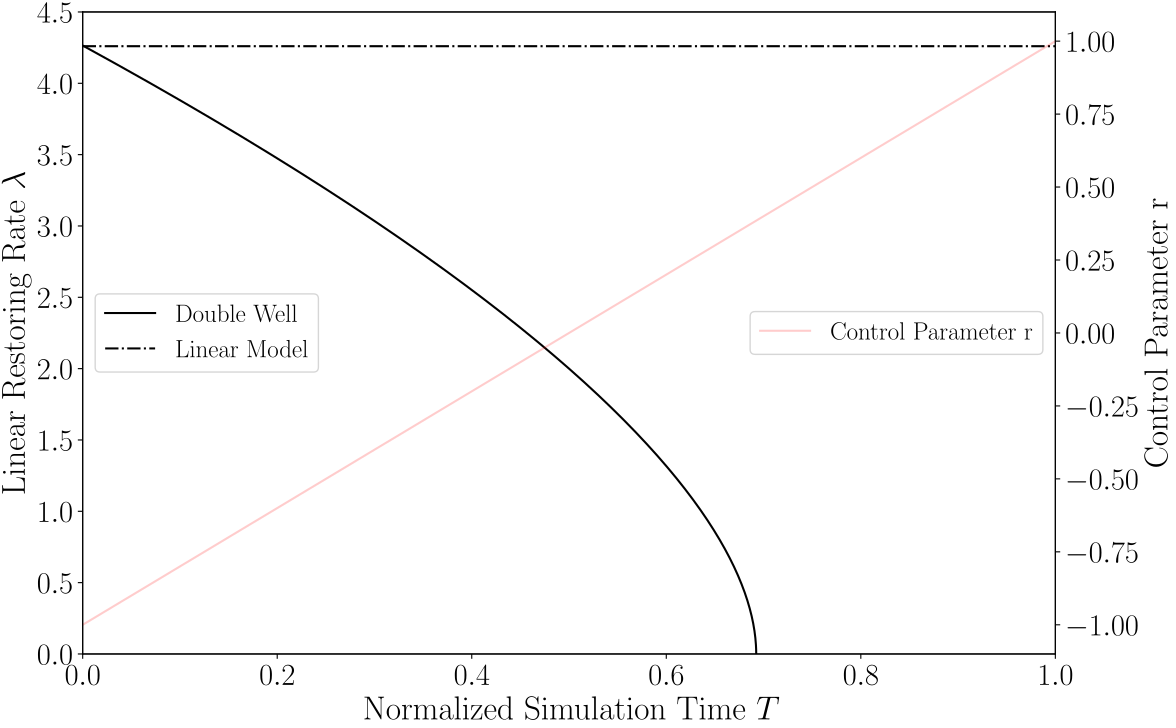

Python code for this plot:
# -*- coding: utf-8 -*-
"""
Created on Fri Oct  1 13:59:22 2021

@author: boettner
"""

import numpy as np

t_len = 10000

# control parameter spaces
r_dw = np.linspace(-1, 1, t_len)
r_sp = np.linspace(-4.26, 1.9, t_len)

# roots
dw_roots = []
for r in r_dw:
    dw_roots.append(np.polynomial.polynomial.polyroots([r,1,0,-1])[0])  
dw_roots = np.array(dw_roots); dw_roots[np.iscomplex(dw_roots)] = np.nan
dw_roots = np.real(dw_roots)

sp_roots = np.zeros(t_len); sp_roots[np.where(r_sp>0)] = np.nan

# lambdas
l_dw  = - (-3*dw_roots**2 + 1)
l_sp  = - (-5*sp_roots**5 + 3*sp_roots**2 + r_sp)
l2_dw = - (-6*dw_roots)
l3_sp = - np.linspace(6,6,np.argmax(r_sp>0))

# order of magnitude comparison for higher orders
x_dw = (9*dw_roots**2-1)/(6*dw_roots)     # second order
x_sp = np.sqrt(-r_sp[np.where(r_sp<0)]/6) # third order

from matplotlib import rc_file
rc_file(r'C:\Users\boettner\Google Drive\Uni\Masterarbeit\ews_analysis\__plots\settings.rc')
import matplotlib.pyplot as plt

orange = '#D55E00'
purple = '#330066'

plt.close("all")
fig = plt.figure()
# =============================================================================

l_dw[6924] = 0

plt.close("all")
fig, ax = plt.subplots()

ax.plot(np.linspace(0,1,len(l_dw)), l_dw, label="Double Well", color = "black")
#plt.plot(np.linspace(0,1,len(l_sp)), l_sp, label="Subcritical Pitchfork", color = "grey", linestyle = "--")
ax.plot(np.linspace(0,1,t_len), np.repeat(4.26,t_len), label="Linear Model", color = "black", linestyle = "-.")
ax.set_xlim([0,1])
ax.set_ylim([0,4.5])
ax.legend(loc=6)
ax.set_xlabel(r"Normalized Simulation Time $T$")
ax.set_ylabel("Linear Restoring Rate $\lambda$")

ax1 = ax.twinx()
ax1.plot(np.linspace(0,1,100),np.linspace(-1,1,100),color="red", alpha =0.2, label = "Control Parameter r")
ax1.legend(loc=7)
ax1.set_ylabel("Control Parameter r")

# =============================================================================
fig.tight_layout(pad=0.1) 
plt.subplots_adjust(hspace=0.1, wspace=0.1)
